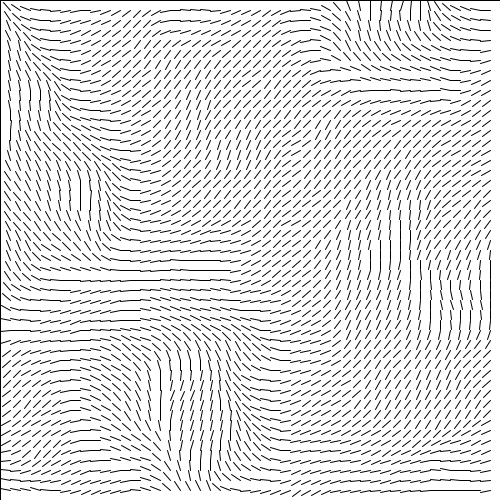
Frame 1 (no input)
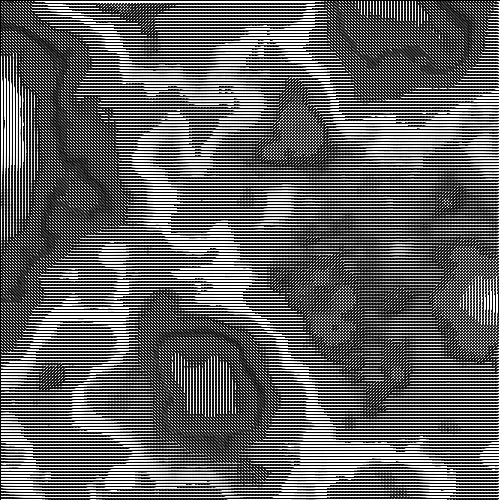
Frame 60 (the mouse pressed at the canvas centre just before this capture)
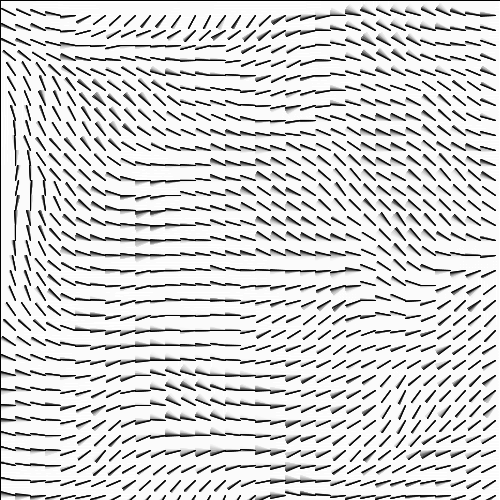
Frame 120 (the mouse held since frame 60 and released just before this capture)

The Processing sketch that drew these frames (run headless with seeded random() and noise(); from frame 60 on, the mouse is pressed at the canvas centre):

// Processing sketch: e07_flow_tlo2
// ── e07_flow_tlo2.pde
float z = 0.0;
int d = 10;

void setup() {
  size(500, 500);
  background(255);
  noiseDetail(10);
  stroke(0);
  strokeWeight(1);
  background(255);
  fill(255, 30);
}

void draw() {
  rect(0,0,width, height);
  
  for (int x = d; x < 500; x = x + d)
  {
    for (int y = d; y < 500; y = y + d)
    {
      float kat = noise(x*0.005, y*0.005, z)*2*PI;
      float vx = cos(kat)*d;
      float vy = sin(kat)*d;
      line(x, y, x+vx, y+vy);
    }
  }
  z = z + 0.005;
  d = 3+mouseX/20;
}
